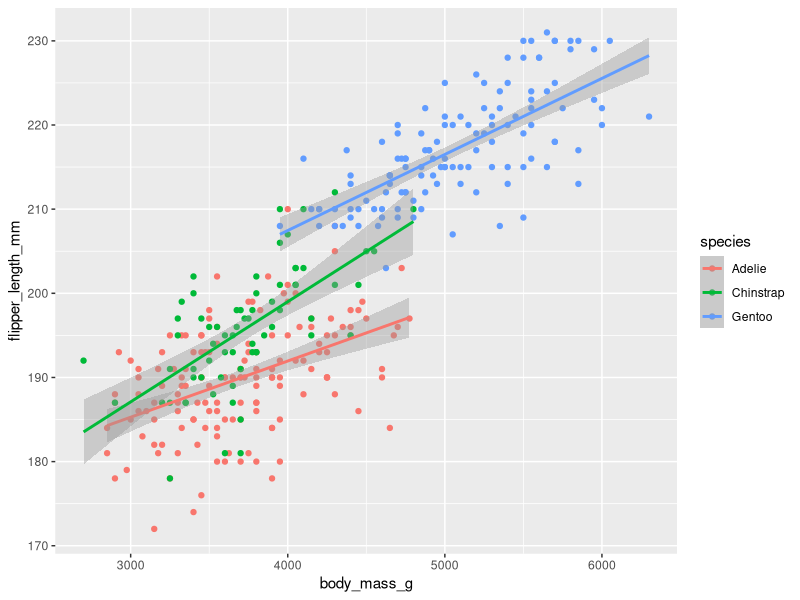

Recreate this plot in R.
## ---- chunk 1
knitr::opts_chunk$set(echo = TRUE)
## ---- chunk 2
library(palmerpenguins) #install.packages("palmerpenguins")
library(tidyverse)
## ---- chunk 3
penguins %>%
  ggplot(mapping = aes(x = body_mass_g, y=flipper_length_mm, color=species)) +
  geom_point() +
  geom_smooth(method = "lm")
